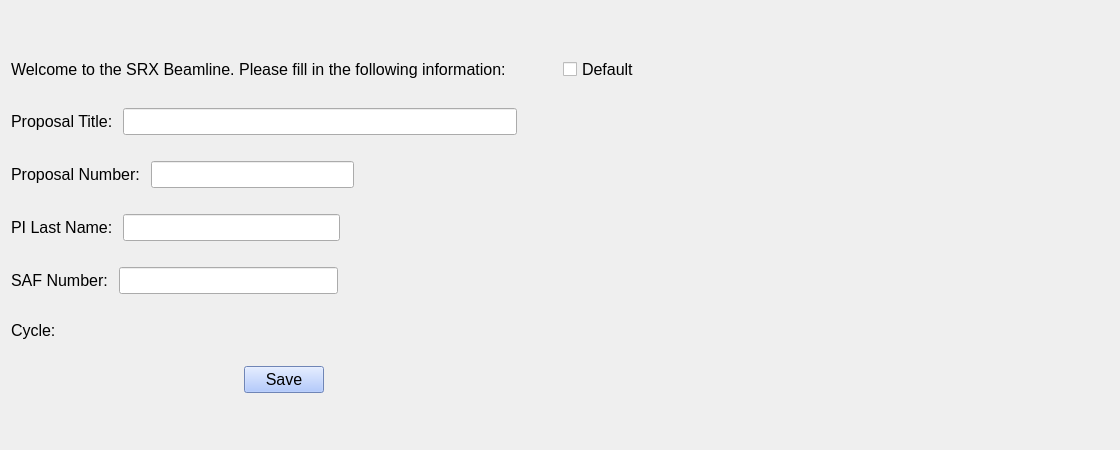
<?xml version="1.0" encoding="UTF-8"?>
<ui version="4.0">
 <class>Form</class>
 <widget class="QWidget" name="Form">
  <property name="geometry">
   <rect>
    <x>0</x>
    <y>0</y>
    <width>1120</width>
    <height>450</height>
   </rect>
  </property>
  <property name="sizePolicy">
   <sizepolicy hsizetype="MinimumExpanding" vsizetype="MinimumExpanding">
    <horstretch>0</horstretch>
    <verstretch>0</verstretch>
   </sizepolicy>
  </property>
  <property name="minimumSize">
   <size>
    <width>1120</width>
    <height>450</height>
   </size>
  </property>
  <property name="windowTitle">
   <string>Form</string>
  </property>
  <property name="styleSheet">
   <string notr="true"/>
  </property>
  <layout class="QGridLayout" name="gridLayout">
   <item row="0" column="0">
    <widget class="QLabel" name="label">
     <property name="text">
      <string/>
     </property>
    </widget>
   </item>
   <item row="1" column="0">
    <layout class="QHBoxLayout" name="horizontalLayout_2">
     <item>
      <widget class="QLabel" name="label_9">
       <property name="font">
        <font>
         <pointsize>12</pointsize>
        </font>
       </property>
       <property name="text">
        <string>Welcome to the SRX Beamline. Please fill in the following information:</string>
       </property>
      </widget>
     </item>
     <item>
      <spacer name="horizontalSpacer_15">
       <property name="orientation">
        <enum>Qt::Horizontal</enum>
       </property>
       <property name="sizeHint" stdset="0">
        <size>
         <width>40</width>
         <height>20</height>
        </size>
       </property>
      </spacer>
     </item>
    </layout>
   </item>
   <item row="3" column="0">
    <layout class="QVBoxLayout" name="verticalLayout">
     <item>
      <widget class="QLabel" name="label_10">
       <property name="text">
        <string/>
       </property>
      </widget>
     </item>
     <item>
      <layout class="QHBoxLayout" name="horizontalLayout_4">
       <item>
        <widget class="QLabel" name="label_6">
         <property name="font">
          <font>
           <pointsize>12</pointsize>
          </font>
         </property>
         <property name="text">
          <string>Proposal Title: </string>
         </property>
        </widget>
       </item>
       <item>
        <widget class="QLineEdit" name="prop_title">
         <property name="font">
          <font>
           <pointsize>12</pointsize>
          </font>
         </property>
        </widget>
       </item>
       <item>
        <spacer name="horizontalSpacer_4">
         <property name="orientation">
          <enum>Qt::Horizontal</enum>
         </property>
         <property name="sizeType">
          <enum>QSizePolicy::Fixed</enum>
         </property>
         <property name="sizeHint" stdset="0">
          <size>
           <width>40</width>
           <height>20</height>
          </size>
         </property>
        </spacer>
       </item>
      </layout>
     </item>
     <item>
      <widget class="QLabel" name="label_2">
       <property name="text">
        <string/>
       </property>
      </widget>
     </item>
     <item>
      <layout class="QHBoxLayout" name="horizontalLayout_3">
       <item>
        <widget class="QLabel" name="label_5">
         <property name="font">
          <font>
           <pointsize>12</pointsize>
          </font>
         </property>
         <property name="text">
          <string>Proposal Number: </string>
         </property>
        </widget>
       </item>
       <item>
        <widget class="QLineEdit" name="prop_num">
         <property name="font">
          <font>
           <pointsize>12</pointsize>
          </font>
         </property>
        </widget>
       </item>
       <item>
        <spacer name="horizontalSpacer_2">
         <property name="orientation">
          <enum>Qt::Horizontal</enum>
         </property>
         <property name="sizeHint" stdset="0">
          <size>
           <width>40</width>
           <height>20</height>
          </size>
         </property>
        </spacer>
       </item>
      </layout>
     </item>
     <item>
      <widget class="QLabel" name="label_13">
       <property name="text">
        <string/>
       </property>
      </widget>
     </item>
     <item>
      <layout class="QHBoxLayout" name="horizontalLayout_5">
       <item>
        <widget class="QLabel" name="label_7">
         <property name="font">
          <font>
           <pointsize>12</pointsize>
          </font>
         </property>
         <property name="text">
          <string>PI Last Name: </string>
         </property>
        </widget>
       </item>
       <item>
        <widget class="QLineEdit" name="PI_lname">
         <property name="font">
          <font>
           <pointsize>12</pointsize>
           <weight>50</weight>
           <bold>false</bold>
          </font>
         </property>
        </widget>
       </item>
       <item>
        <spacer name="horizontalSpacer_6">
         <property name="orientation">
          <enum>Qt::Horizontal</enum>
         </property>
         <property name="sizeHint" stdset="0">
          <size>
           <width>40</width>
           <height>20</height>
          </size>
         </property>
        </spacer>
       </item>
      </layout>
     </item>
     <item>
      <widget class="QLabel" name="label_14">
       <property name="text">
        <string/>
       </property>
      </widget>
     </item>
     <item>
      <layout class="QHBoxLayout" name="horizontalLayout_6">
       <item>
        <widget class="QLabel" name="label_8">
         <property name="font">
          <font>
           <pointsize>12</pointsize>
          </font>
         </property>
         <property name="text">
          <string>SAF Number: </string>
         </property>
        </widget>
       </item>
       <item>
        <widget class="QLineEdit" name="saf_num">
         <property name="font">
          <font>
           <pointsize>12</pointsize>
          </font>
         </property>
        </widget>
       </item>
       <item>
        <spacer name="horizontalSpacer_9">
         <property name="orientation">
          <enum>Qt::Horizontal</enum>
         </property>
         <property name="sizeHint" stdset="0">
          <size>
           <width>40</width>
           <height>20</height>
          </size>
         </property>
        </spacer>
       </item>
      </layout>
     </item>
     <item>
      <widget class="QLabel" name="label_15">
       <property name="text">
        <string/>
       </property>
      </widget>
     </item>
     <item>
      <layout class="QHBoxLayout" name="horizontalLayout">
       <item>
        <widget class="QLabel" name="label_3">
         <property name="font">
          <font>
           <pointsize>12</pointsize>
          </font>
         </property>
         <property name="text">
          <string>Cycle: </string>
         </property>
        </widget>
       </item>
       <item>
        <widget class="QLabel" name="cycle">
         <property name="font">
          <font>
           <pointsize>12</pointsize>
          </font>
         </property>
         <property name="text">
          <string/>
         </property>
        </widget>
       </item>
       <item>
        <spacer name="horizontalSpacer_8">
         <property name="orientation">
          <enum>Qt::Horizontal</enum>
         </property>
         <property name="sizeHint" stdset="0">
          <size>
           <width>40</width>
           <height>20</height>
          </size>
         </property>
        </spacer>
       </item>
      </layout>
     </item>
     <item>
      <widget class="QLabel" name="label_12">
       <property name="text">
        <string/>
       </property>
      </widget>
     </item>
     <item>
      <layout class="QHBoxLayout" name="horizontalLayout_7">
       <item>
        <spacer name="horizontalSpacer_11">
         <property name="orientation">
          <enum>Qt::Horizontal</enum>
         </property>
         <property name="sizeHint" stdset="0">
          <size>
           <width>40</width>
           <height>20</height>
          </size>
         </property>
        </spacer>
       </item>
       <item>
        <widget class="QPushButton" name="save_metadata">
         <property name="font">
          <font>
           <pointsize>12</pointsize>
          </font>
         </property>
         <property name="styleSheet">
          <string notr="true">background-color: rgb(156, 186, 255);</string>
         </property>
         <property name="text">
          <string>Save</string>
         </property>
        </widget>
       </item>
       <item>
        <spacer name="horizontalSpacer_12">
         <property name="orientation">
          <enum>Qt::Horizontal</enum>
         </property>
         <property name="sizeHint" stdset="0">
          <size>
           <width>40</width>
           <height>20</height>
          </size>
         </property>
        </spacer>
       </item>
      </layout>
     </item>
    </layout>
   </item>
   <item row="3" column="1">
    <widget class="QLabel" name="label_11">
     <property name="text">
      <string/>
     </property>
     <property name="pixmap">
      <pixmap>beamline_pic2.jpg</pixmap>
     </property>
    </widget>
   </item>
   <item row="1" column="1">
    <layout class="QHBoxLayout" name="horizontalLayout_8">
     <item>
      <widget class="QCheckBox" name="default_2">
       <property name="font">
        <font>
         <pointsize>12</pointsize>
        </font>
       </property>
       <property name="text">
        <string>Default</string>
       </property>
      </widget>
     </item>
     <item>
      <spacer name="horizontalSpacer_20">
       <property name="orientation">
        <enum>Qt::Horizontal</enum>
       </property>
       <property name="sizeHint" stdset="0">
        <size>
         <width>40</width>
         <height>20</height>
        </size>
       </property>
      </spacer>
     </item>
    </layout>
   </item>
   <item row="4" column="0">
    <widget class="QLabel" name="label_4">
     <property name="text">
      <string/>
     </property>
    </widget>
   </item>
  </layout>
 </widget>
 <resources/>
 <connections>
  <connection>
   <sender>default_2</sender>
   <signal>toggled(bool)</signal>
   <receiver>Form</receiver>
   <slot>setdefault()</slot>
   <hints>
    <hint type="sourcelabel">
     <x>1140</x>
     <y>75</y>
    </hint>
    <hint type="destinationlabel">
     <x>1038</x>
     <y>-1</y>
    </hint>
   </hints>
  </connection>
 </connections>
 <slots>
  <slot>setdefault()</slot>
 </slots>
</ui>
